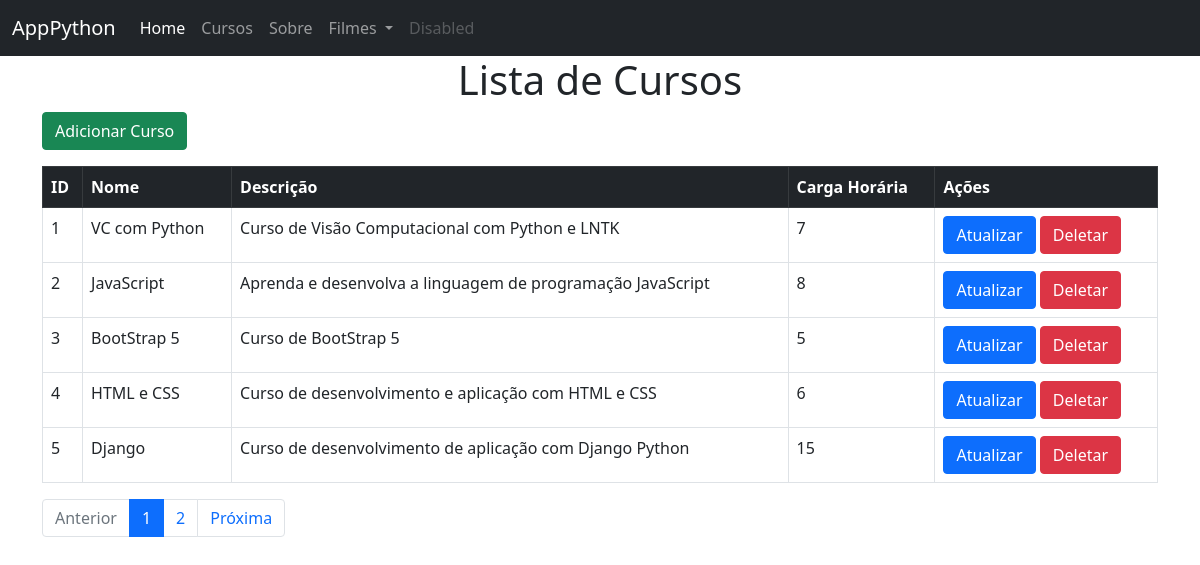
Page /cursos on the committed database.
### app.py (models this page shows, shortened)
class Curso(db.Model):
    id = db.Column(Integer, primary_key=True)
    nome = db.Column(String(50))
    descricao = db.Column(String(100))
    ch = db.Column(Integer)

### app.py (the view, shortened to what this page needs)
@app.route('/cursos', methods=["GET", "POST"])
def listar_cursos():
    page = request.args.get('page', 1, type=int)
    per_page = request.args.get('per_page', 5, type=int)
    cursos = Curso.query.paginate(page=page, per_page=per_page)
    return render_template("cursos.html", cursos=cursos)

### templates/cursos.html (shortened to what this page needs)
{% extends 'base.html' %}
{% block conteudo %}
<div class="container">
    <h1 class="text-center">Lista de Cursos</h1>
    <a href="{{ url_for('criar_curso') }}" class="btn btn-success mb-3">Adicionar Curso</a>
    <table class="table table-bordered table-hover">
        <thead class="table-dark">
            <tr>
                <th>ID</th>
                <th>Nome</th>
                <th>Descrição</th>
                <th>Carga Horária</th>
                <th>Ações</th>
            </tr>
        </thead>
        <tbody>
            {% for curso in cursos.items %}
            <tr>
                <td>{{ curso.id }}</td>
                <td>{{ curso.nome }}</td>
                <td>{{ curso.descricao }}</td>
                <td>{{ curso.ch }}</td>
                <td>
                    <a href="{{ url_for('atualizar_curso', id=curso.id) }}" class="btn btn-primary">Atualizar</a>
                    <a href="{{ url_for('deletar_curso', id=curso.id) }}" class="btn btn-danger" onclick="return confirm('Tem certeza que deseja deletar este curso?')">Deletar</a>
                </td>
            </tr>
            {% endfor %}
        </tbody>
    </table>
    <nav aria-label="Page navigation">
        <ul class="pagination">
            <li class="page-item{% if not cursos.has_prev %} disabled{% endif %}">
                <a class="page-link" href="{{ url_for('listar_cursos', page=cursos.prev_num) }}">Anterior</a>
            </li>
            {% for page_num in cursos.iter_pages() %}
            <li class="page-item{% if page_num == cursos.page %} active{% endif %}">
                <a class="page-link" href="{{ url_for('listar_cursos', page=page_num) }}">{{ page_num }}</a>
            </li>
            {% endfor %}
            <li class="page-item{% if not cursos.has_next %} disabled{% endif %}">
                <a class="page-link" href="{{ url_for('listar_cursos', page=cursos.next_num) }}">Próxima</a>
            </li>
        </ul>
    </nav>
</div>
{% endblock conteudo %}

### templates/base.html (shortened to what this page needs)
<!DOCTYPE html>
<html lang="pt-br">
<head>
  <link href="https://cdn.jsdelivr.net/npm/bootstrap@5.0.2/dist/css/bootstrap.min.css" rel="stylesheet"
>
</head>
<body>
  <nav class="navbar navbar-expand-lg navbar-dark bg-dark">
    <div class="container-fluid">
      <a class="navbar-brand" href="#">AppPython</a>
      <div class="collapse navbar-collapse" id="navbarSupportedContent">
        <ul class="navbar-nav me-auto mb-2 mb-lg-0">
          <li class="nav-item">
            <a class="nav-link active" aria-current="page" href="{{url_for('index')}}">Home</a>
          </li>
          <li class="nav-item">
            <a class="nav-link" href="{{url_for('listar_cursos')}}">Cursos</a>
          </li>
          <li class="nav-item">
            <a class="nav-link" href="{{url_for('sobre')}}">Sobre</a>
          </li>
          <li class="nav-item dropdown">
            <a class="nav-link dropdown-toggle" href="#" role="button" data-bs-toggle="dropdown" aria-expanded="false">
              Filmes
            </a>
          </li>
          <li class="nav-item">
            <a class="nav-link disabled">Disabled</a>
          </li>
        </ul>
      </div>
    </div>
  </nav>
  {% block conteudo %}{% endblock conteudo %}
</body>
</html>

### rows in the picture
Curso: id "1", nome "VC com Python", descricao "Curso de Visão Computacional com Python e LNTK", ch "7"
Curso: id "2", nome "JavaScript", descricao "Aprenda e desenvolva a linguagem de programação JavaScript", ch "8"
Curso: id "3", nome "BootStrap 5", descricao "Curso de BootStrap 5", ch "5"
Curso: id "4", nome "HTML e CSS", descricao "Curso de desenvolvimento e aplicação com HTML e CSS", ch "6"
Curso: id "5", nome "Django", descricao "Curso de desenvolvimento de aplicação com Django Python", ch "15"

### other values in the picture
{{ page_num }} "1" "2"
